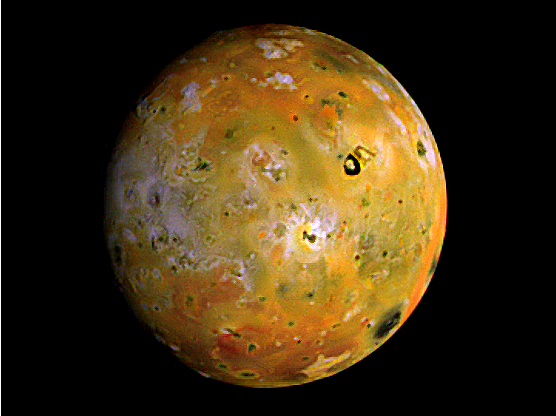
%> input picture Image Database/tr.tif, 556 x 416 px
$ octave test.m   (GNU Octave 9; MATLAB toolbox functions it lacks are replaced by stand-ins)
%> lines starting %> are read from the running program, lines starting %| are printed output that depends on the picture; in (x1, y1, x2, y2) boxes, pixels count from 0 and x2, y2 are one past the last pixel; in counts of white or black regions, pixels touching at a corner belong together; the program's own positions count from 1
im=imread('C:\Users\Mainul Hassan\Documents\Image Database\tr.tif');
%> im is the input picture: size 416x556x3 uint8; mean R, G, B 65.7, 48.8, 20.4
I = rgb2gray(im);
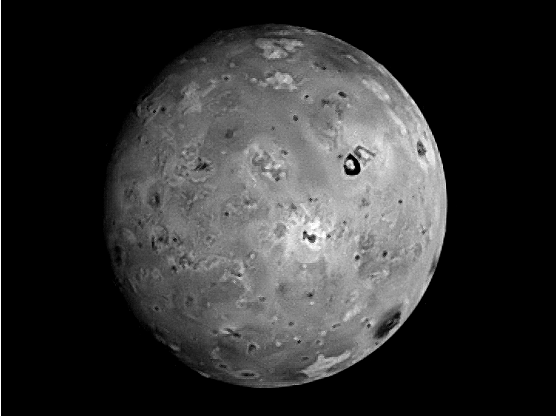
%> I: size 416x556 uint8; min 0, max 255, mean 50.6
subplot(1,2,1), imshow(I); title('Orginal image');
J = im2bw(I, 0.5);   %here im2bw() is matlab function for Threshold, We can set the Threshold value.
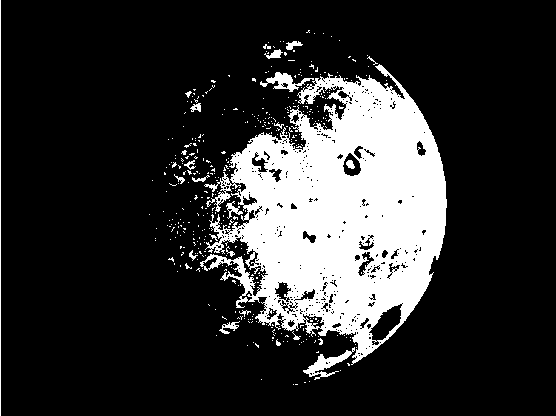
%> J: size 416x556 logical; 18.8% white; 394 white regions (370 under 20 px), largest, box (x1, y1, x2, y2) and area: (200, 64, 447, 365) 40314, (303, 347, 355, 380) 502, (0, 0, 1, 416) 416
subplot(1,2,2), imshow(J); title('Image after applying threshold');

$ run again, with Image Database/fractured_spine.tif copied over Image Database/tr.tif
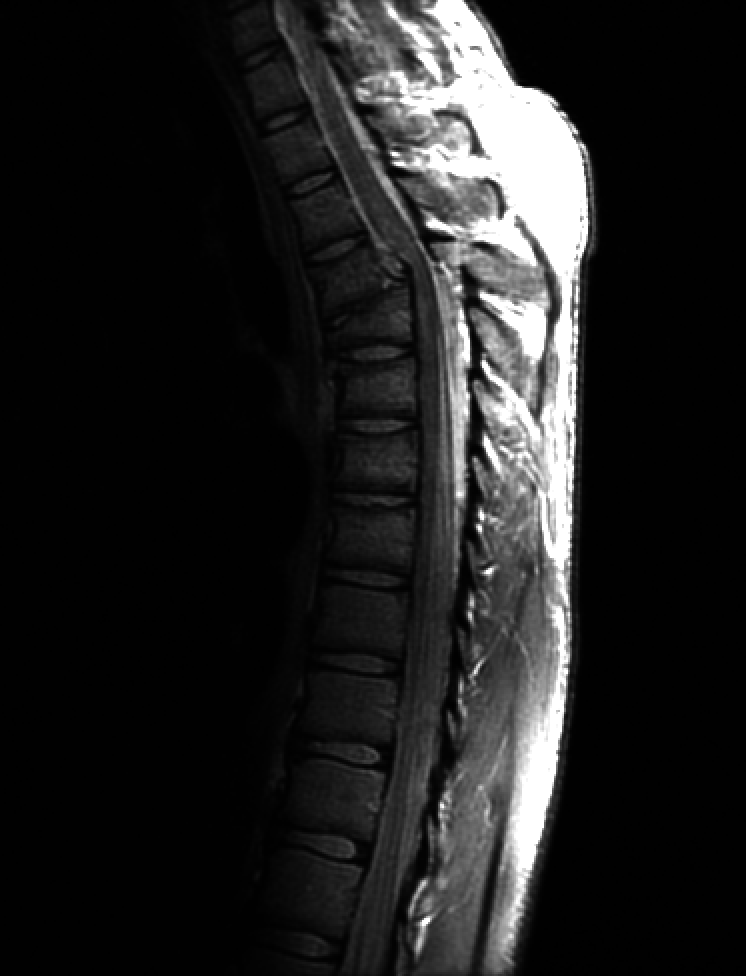
%> input picture Image Database/fractured_spine.tif, 746 x 976 px
%> im is the input picture: size 976x746 uint8; min 0, max 255, mean 32.6
%> `J = im2bw(I, 0.5);`:
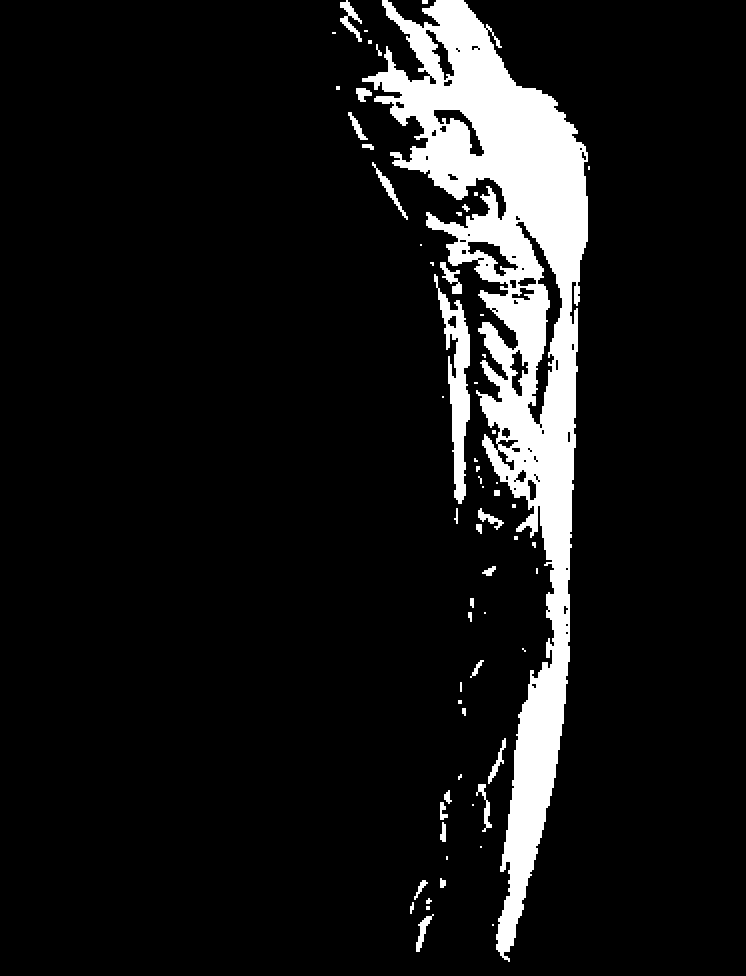
%> J: size 976x746 logical; 9.3% white; 63 white regions (29 under 20 px), largest, box (x1, y1, x2, y2) and area: (362, 0, 588, 962) 61208, (434, 274, 470, 504) 3152, (340, 0, 362, 42) 340
